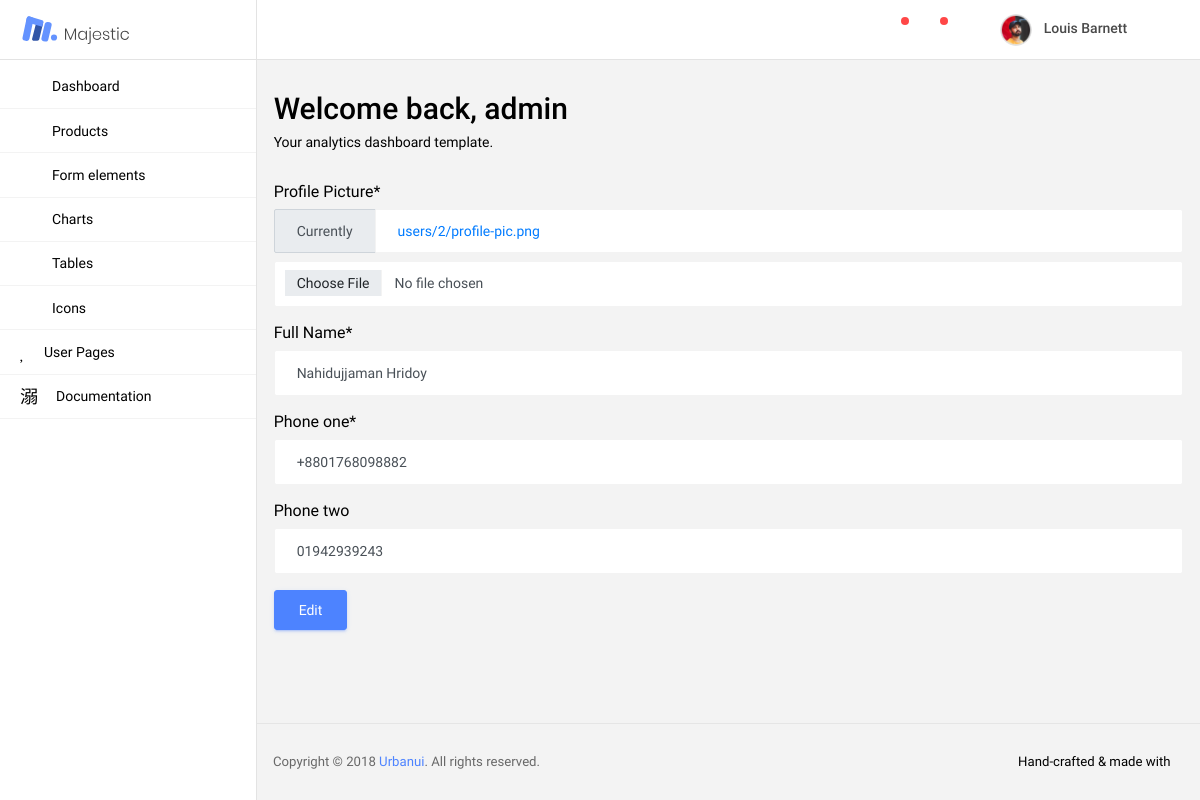
Page /adminpanel/single-user-edit/2/?next=/adminpanel/single-user/2/ (signed in) on the committed database.
### userapp/models.py (models this page shows, shortened)
class User(AbstractBaseUser, PermissionsMixin):
    email = models.EmailField(gettext_lazy('Email Field'), max_length=255, unique=True, blank=False)
    username = models.CharField(gettext_lazy("Username Field"), max_length=30, unique=True, blank=False)
    date_joined = models.DateTimeField(gettext_lazy("Date Joined Field"), auto_now_add=True)
    is_superuser = models.BooleanField(default=False, help_text="Designate the superuser status", verbose_name="Superuser Status")
    is_staff = models.BooleanField(default=False, help_text="Designate the staff status", verbose_name="Staff Status")
    is_active = models.BooleanField(default=True, help_text="Designate the active status", verbose_name="Active Status")
    USERNAME_FIELD = 'email'
    REQUIRED_FIELDS = ['username']
    objects = UserManager()

### adminpanelapp/models.py (models this page shows, shortened)
class Profile(models.Model):
    user = models.OneToOneField(User, on_delete=models.CASCADE, related_name='user_profile')
    profile_pic = models.ImageField(upload_to=get_profile_images_filepath, default=default_profile_image,
                                    verbose_name="Profile Picture")
    full_name = models.CharField(verbose_name="Full Name", max_length=100)
    phone_one = models.CharField(max_length=20, blank=False)
    phone_two = models.CharField(max_length=20, blank=True)
    class Meta:
        verbose_name_plural = 'Profiles'

### adminpanelapp/views.py (the view, shortened to what this page needs)
# urls.py: path('single-user-edit/<str:user_pk>/', views.singleusereditview, name='single_user_edit'),
@user_passes_test(permission_check, login_url='/adminpanel/adminlogin/')
def singleusereditview(request, user_pk):
    selected_user = User.objects.get(pk=user_pk)
    form = EditUserForm(instance=selected_user.user_profile)
    context = {
        'selected_user': selected_user,
        'form': form,
    }
    return render(request, 'adminpanel/user-single-edit.html', context)

### adminpanelapp/forms.py
class EditUserForm(forms.ModelForm):
    class Meta:
        model = Profile
        exclude = ('user',)

### adminpanelapp/views.py (called while the page is built)
def permission_check(user):
    return user.is_staff and user.is_superuser and user.is_active

### ecomapp/context_processor.py (called while the page is built)
def menu(request):
    categories = Category.objects.all()
    subcategories = SubCategory.objects.all()
    return {
        'categories': categories,
        'subcategories': subcategories,
    }

def count(request):
    if request.user.is_authenticated:
        wishlist_count = WishList.objects.filter(user=request.user).count()
        return {
            'wishlist_count': wishlist_count,
        }
    return {
        'hello': 'hello'
    }

### templates/adminpanel/user-single-edit.html (shortened to what this page needs)
{% extends 'adminpanel/base.html' %}
{% load static %}
{% load crispy_forms_tags %}
{% block body_block %}
    <form action="" method="POST" enctype="multipart/form-data">
        {{ form|crispy }}
        <button type="submit" class="btn btn-primary">Edit</button>
    </form>
{% endblock %}

### templates/adminpanel/base.html (shortened to what this page needs)
<!DOCTYPE html>
{% load static %}
<html lang="en">
<head>
    <link href="https://cdn.jsdelivr.net/npm/bootstrap@5.1.0/dist/css/bootstrap.min.css" rel="stylesheet"
>
    <link rel="stylesheet" href="{% static "adminpanel/vendors/mdi/css/materialdesignicons.min.css" %}">
    <link rel="stylesheet" href="{% static "adminpanel/vendors/base/vendor.bundle.base.css" %}">
    <link rel="stylesheet" href="https://cdn.datatables.net/1.10.25/css/jquery.dataTables.min.css">
    <link href="https://unpkg.com/filepond/dist/filepond.css" rel="stylesheet" />
    <link
            href="https://unpkg.com/filepond-plugin-image-preview/dist/filepond-plugin-image-preview.css"
            rel="stylesheet"
    />
    <link rel="stylesheet" href="{% static "adminpanel/css/style.css" %}">
    <link rel="stylesheet" href="{% static "adminpanel/css/mystyle.css" %}">
</head>
<body>
<div class="container-scroller">
    <nav class="navbar col-lg-12 col-12 p-0 fixed-top d-flex flex-row">
        <div class="navbar-brand-wrapper d-flex justify-content-center">
            <div class="navbar-brand-inner-wrapper d-flex justify-content-between align-items-center w-100">
                <a class="navbar-brand brand-logo" href="{% url "admin_app:adminindex" %}"><img
                        src="{% static "adminpanel/images/logo.svg" %}" alt="logo"/></a>
                <button class="navbar-toggler navbar-toggler align-self-center" type="button" data-toggle="minimize">
                    <span class="mdi mdi-sort-variant"></span>
                </button>
            </div>
        </div>
        <div class="navbar-menu-wrapper d-flex align-items-center justify-content-end">
            <ul class="navbar-nav navbar-nav-right">
                <li class="nav-item dropdown mr-1">
                    <a class="nav-link count-indicator dropdown-toggle d-flex justify-content-center align-items-center"
                       id="messageDropdown" href="#" data-toggle="dropdown">
                        <i class="mdi mdi-message-text mx-0"></i>
                        <span class="count"></span>
                    </a>
                </li>
                <li class="nav-item dropdown mr-4">
                    <a class="nav-link count-indicator dropdown-toggle d-flex align-items-center justify-content-center notification-dropdown"
                       id="notificationDropdown" href="#" data-toggle="dropdown">
                        <i class="mdi mdi-bell mx-0"></i>
                        <span class="count"></span>
                    </a>
                </li>
                <li class="nav-item nav-profile dropdown">
                    <a class="nav-link dropdown-toggle" href="#" data-toggle="dropdown" id="profileDropdown">
                        <img src="{% static "adminpanel/images/faces/face5.jpg" %}" alt="profile"/>
                        <span class="nav-profile-name">Louis Barnett</span>
                    </a>
                </li>
            </ul>
        </div>
    </nav>
    <div class="container-fluid page-body-wrapper">
        <nav class="sidebar sidebar-offcanvas" id="sidebar">
            <ul class="nav">
                <li class="nav-item">
                    <a class="nav-link" href="{% url "admin_app:adminindex" %}">
                        <i class="mdi mdi-home menu-icon"></i>
                        <span class="menu-title">Dashboard</span>
                    </a>
                </li>
                <li class="nav-item">
                    <a class="nav-link" data-toggle="collapse" href="#ui-basic" aria-expanded="false"
                       aria-controls="ui-basic">
                        <i class="mdi mdi-circle-outline menu-icon"></i>
                        <span class="menu-title">Products</span>
                        <i class="menu-arrow"></i>
                    </a>
                </li>
                <li class="nav-item">
                    <a class="nav-link" href="#">
                        <i class="mdi mdi-view-headline menu-icon"></i>
                        <span class="menu-title">Form elements</span>
                    </a>
                </li>
                <li class="nav-item">
                    <a class="nav-link" href="#">
                        <i class="mdi mdi-chart-pie menu-icon"></i>
                        <span class="menu-title">Charts</span>
                    </a>
                </li>
                <li class="nav-item">
                    <a class="nav-link" href="#">
                        <i class="mdi mdi-grid-large menu-icon"></i>
                        <span class="menu-title">Tables</span>
                    </a>
                </li>
                <li class="nav-item">
                    <a class="nav-link" href="#">
                        <i class="mdi mdi-emoticon menu-icon"></i>
                        <span class="menu-title">Icons</span>
                    </a>
                </li>
                <li class="nav-item">
                    <a class="nav-link" data-toggle="collapse" href="#auth" aria-expanded="false" aria-controls="auth">
                        <i class="mdi mdi-account menu-icon"></i>
                        <span class="menu-title">User Pages</span>
                        <i class="menu-arrow"></i>
                    </a>
                </li>
                <li class="nav-item">
                    <a class="nav-link" href="#">
                        <i class="mdi mdi-file-document-box-outline menu-icon"></i>
                        <span class="menu-title">Documentation</span>
                    </a>
                </li>
            </ul>
        </nav>
        <div class="main-panel">
            <div class="content-wrapper">
                <div class="row">
                    <div class="col-md-12 grid-margin">
                        <div class="d-flex justify-content-between flex-wrap">
                            <div class="d-flex align-items-end flex-wrap">
                                <div class="mr-md-3 mr-xl-5">
                                    <h2>Welcome back, {{ user.username }}</h2>
                                    <p class="mb-md-0">Your analytics dashboard template.</p>
                                </div>
                            </div>
                        </div>
                    </div>
                </div>
                {% block body_block %}
                {% endblock %}
            </div>
            <footer class="footer">
                <div class="d-sm-flex justify-content-center justify-content-sm-between">
            <span class="text-muted text-center text-sm-left d-block d-sm-inline-block">Copyright © 2018 <a
                    href="https://www.urbanui.com/" target="_blank">Urbanui</a>. All rights reserved.</span>
                    <span class="float-none float-sm-right d-block mt-1 mt-sm-0 text-center">Hand-crafted & made with <i
                            class="mdi mdi-heart text-danger"></i></span>
                </div>
            </footer>
        </div>
    </div>
</div>
</body>
</html>

### rows in the picture
User: username "admin"
Profile: full_name "Nahidujjaman Hridoy", phone_one "+8801768098882", phone_two "01942939243"
